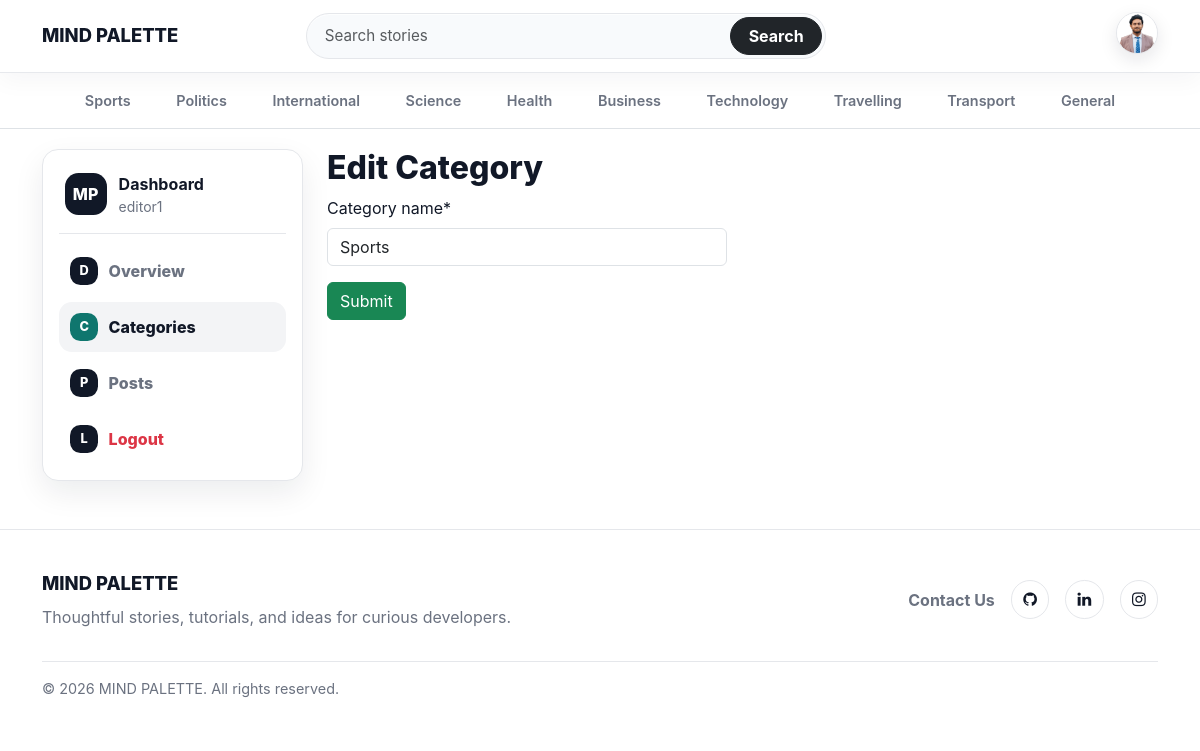
Page /dashboard/categories/edit/1/ (signed in) on the committed database.
### blogs/models.py (models this page shows, shortened)
class Profile(models.Model):
    user = models.OneToOneField(User, on_delete=models.CASCADE)
    profile_picture = models.ImageField(upload_to='profiles/%Y/%m/%d/', blank=True, null=True)
    bio = models.TextField(blank=True, null=True)
    github = models.URLField(blank=True, null=True)
    linkedin = models.URLField(blank=True, null=True)
    website = models.URLField(blank=True, null=True)
    created_at = models.DateTimeField(auto_now_add=True)
    updated_at = models.DateTimeField(auto_now=True)

class Category(models.Model):
    category_name = models.CharField(max_length=80, unique=True)
    created_at = models.DateTimeField(auto_now_add=True)
    updated_at = models.DateTimeField(auto_now=True)
    class Meta:
        verbose_name_plural = 'Categories'

### about/models.py (models this page shows, shortened)
class SocialLinks(models.Model):
    platform = models.CharField(max_length=30)
    link = models.URLField(max_length=150)
    created_at = models.DateTimeField(auto_now_add=True)
    updated_at = models.DateTimeField(auto_now=True)

### dashboards/views.py (the view)
# urls.py: path('categories/edit/<int:pk>/', views.edit_category, name='edit_category'),
@login_required(login_url='login')
def edit_category(request, pk):
    category = get_object_or_404(Category, pk=pk)
    if request.method == 'POST':
        form = CategoryForm(request.POST, instance=category)
        if form.is_valid():
            form.save()
            return redirect('categories')
    form = CategoryForm(instance=category)
    context = {
        'form':form,
        'category': category,
    }
    return render(request, 'dashboard/edit_category.html', context)

### dashboards/forms.py
class CategoryForm(forms.ModelForm):
    class Meta:
        model =  Category
        fields = '__all__'

### blogs/context_processors.py (called while the page is built)
def get_categories(request):
    categories = Category.objects.all()
    return dict (categories=categories)

def get_SocialLinks(request):
    social_links = SocialLinks.objects.all()
    return dict(social_links = social_links)

def get_profile(request):
    profile = None
    if request.user.is_authenticated:
        profile, _ = Profile.objects.get_or_create(user=request.user)
    return dict(profile=profile)

### templates/dashboard/edit_category.html (shortened to what this page needs)
{% extends "base.html" %}
{% block content %}
{% load crispy_forms_tags %}
<div class="row">
    {% include 'dashboard/sidebar.html' %}
    <div class="col-md-9">
        <h2>Edit Category</h2>
        <form action="{% url "edit_category" category.id %}" method="POST" style="width:400px;">
            {{ form | crispy }}
            <button type="submit" class="btn btn-success">Submit</button>
        </form>
        <br>
    </div>
</div>
{% endblock %}

### templates/base.html (shortened to what this page needs)
{% load static %}
<!DOCTYPE html>
<html lang="en">
<head>
    <link href="https://cdn.jsdelivr.net/npm/bootstrap@5.3.7/dist/css/bootstrap.min.css" rel="stylesheet">
    <link rel="stylesheet" href="https://cdnjs.cloudflare.com/ajax/libs/font-awesome/4.7.0/css/font-awesome.min.css">
    <link href="{% static 'css/blog.css' %}" rel="stylesheet">
</head>
<body>
    <header class="site-navbar sticky-top bg-white">
        <nav class="navbar navbar-expand-lg">
            <div class="container">
                <a class="navbar-brand site-brand" href="/">
                    MIND PALETTE
                </a>
                <div class="collapse navbar-collapse" id="mainNavbar">
                    <form class="site-search mx-lg-auto my-3 my-lg-0" action="{% url 'search' %}" method="GET">
                        <div class="input-group">
                            <input type="text" name="keyword" class="form-control" placeholder="Search stories"
                                   aria-label="Search stories" required>
                            <button class="btn btn-dark" type="submit">
                                Search
                            </button>
                        </div>
                    </form>
                    <div class="navbar-actions d-flex align-items-center justify-content-lg-end gap-2">
                        {% if not user.is_authenticated %}
                        <a class="btn btn-link nav-auth-link" href="{% url 'login' %}">
                            Login
                        </a>
                        <a class="btn btn-dark nav-register-btn" href="{% url 'register' %}">
                            Register
                        </a>
                        {% else %}
                        <div class="dropdown">
                            <a class="navbar-avatar dropdown-toggle" href="#" role="button" id="profileDropdown"
                               data-bs-toggle="dropdown" aria-expanded="false">
                                <img src="{% if profile and profile.profile_picture %}{{ profile.profile_picture.url }}{% else %}{% static 'images/default-avatar.png' %}{% endif %}"
                                     alt="{{ user.username }}" class="avatar-img">
                            </a>
                        </div>
                        {% endif %}
                    </div>
                </div>
            </div>
        </nav>
    </header>
    <div class="topic-nav bg-white border-bottom">
        <div class="container">
            <nav class="nav flex-nowrap overflow-auto py-2" aria-label="Blog categories">
                {% for category in categories %}
                <a class="topic-link" href="{% url 'posts_by_category' category.id %}">
                    {{ category.category_name }}
                </a>
                {% endfor %}
            </nav>
        </div>
    </div>
    <main class="site-main">
        <div class="container">
            {% block content %}
            {% endblock %}
        </div>
    </main>
    <footer class="site-footer">
        <div class="container">
            <div class="row gy-4 align-items-center">
                <div class="col-lg-6">
                    <a class="footer-brand" href="/">MIND PALETTE</a>
                    <p class="footer-copy mb-0">
                        Thoughtful stories, tutorials, and ideas for curious developers.
                    </p>
                </div>
                <div class="col-lg-6">
                    <div class="footer-links justify-content-lg-end ">
                        <a class="mt-2" href="{% url 'contact_entry' %}">Contact Us</a>
                        {% for i in social_links %}
                        <a href="{{ i.link }}" target="_blank" rel="noopener noreferrer" class="social-icon-link" aria-label="{{ i.platform }}">
                            {% if i.platform|lower == 'github' %}
                            <i class="fa fa-github" aria-hidden="true"></i>
                            {% elif i.platform|lower == 'linkedin' %}
                            <i class="fa fa-linkedin" aria-hidden="true"></i>
                            {% elif i.platform|lower == 'instagram' %}
                            <i class="fa fa-instagram" aria-hidden="true"></i>
                            {% else %}
                            <i class="fa fa-link" aria-hidden="true"></i>
                            {% endif %}
                        </a>
                        {% endfor %}
                    </div>
                </div>
            </div>
            <div class="footer-bottom">
                <span>&copy; 2026 MIND PALETTE. All rights reserved.</span>
            </div>
        </div>
    </footer>
</body>
</html>

### templates/dashboard/sidebar.html (shortened to what this page needs)
<aside class="col-lg-3">
    <div class="dashboard-sidebar">
        <div class="dashboard-sidebar-header">
            <span class="dashboard-icon">MP</span>
            <div>
                <strong>Dashboard</strong>
                <small>{{ user.username }}</small>
            </div>
        </div>
        <nav class="dashboard-nav" aria-label="Dashboard navigation">
            <a href="{% url 'dashboard' %}"
               class="dashboard-nav-link {% if '/dashboard/' == request.path %}active{% endif %}">
                <span class="nav-icon">D</span>
                Overview
            </a>
            <a href="{% url 'categories' %}"
               class="dashboard-nav-link {% if '/categories/' in request.path %}active{% endif %}">
                <span class="nav-icon">C</span>
                Categories
            </a>
            <a href="{% url 'posts' %}"
               class="dashboard-nav-link {% if '/posts/' in request.path %}active{% endif %}">
                <span class="nav-icon">P</span>
                Posts
            </a>
            <a href="{% url 'logout' %}" class="dashboard-nav-link text-danger">
                <span class="nav-icon">L</span>
                Logout
            </a>
        </nav>
    </div>
</aside>

### rows in the picture
Profile: profile_picture (picture)
Category: category_name "Sports"
Category: category_name "Politics"
Category: category_name "International"
Category: category_name "Science"
Category: category_name "Health"
Category: category_name "Business"
Category: category_name "Technology"
Category: category_name "Travelling"
Category: category_name "Transport"
Category: category_name "General"
SocialLinks: platform "GitHub" (drawn)
SocialLinks: platform "LinkedIn" (drawn)
SocialLinks: platform "Instagram" (drawn)

### other values in the picture
{{ user.username }} "editor1"
